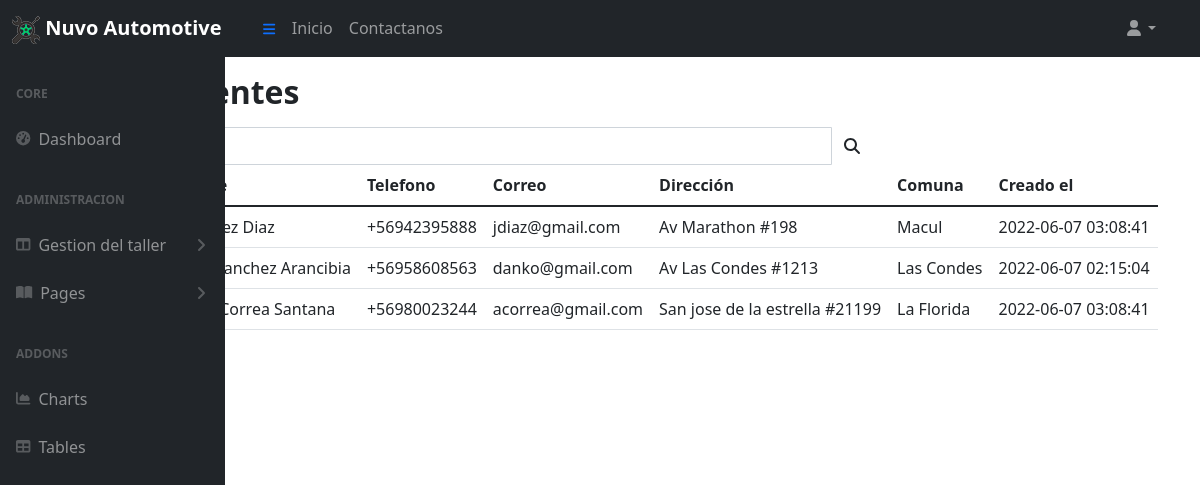
Page /admin/ViewList (signed in) on the committed database.
### tables this page shows
CREATE TABLE `client` (
  `RUT` varchar(255) NOT NULL,
  `FIRSTNAME` varchar(255) DEFAULT NULL,
  `LASTNAME` varchar(255) DEFAULT NULL,
  `SECOND_LASTNAME` varchar(255) DEFAULT NULL,
  `PHONE` varchar(255) DEFAULT NULL,
  `EMAIL` varchar(255) DEFAULT NULL,
  `ADDRESS` varchar(255) NOT NULL,
  `COMMUNE` varchar(255) NOT NULL,
  `CREATED_AT` timestamp NOT NULL DEFAULT CURRENT_TIMESTAMP,
  `UPDATED_AT` timestamp NOT NULL DEFAULT CURRENT_TIMESTAMP,
  PRIMARY KEY (`RUT`)
);

### controllers/AdminController.php (called while the page is built, shortened)
<?php
require_once('models/client.php');
class AdminController{
    public function ViewList() {
        $client = new Client();
        $clients = $client->getAll();
        require_once('views/layout/sidebar.php');
        require_once('views/admin/client/ViewList.php');
    }
}

### config/database.php (called while the page is built)
<?php
class Database {
  public static function connect() {
    $db = new mysqli('localhost', 'root', 'root', 'nuvo-automotive');
    $db->query("SET NAMES 'utf8'");
    return $db;
  }
}

### models/client.php (called while the page is built, shortened)
<?php
class Client {
private $db;
public function __construct() {
  $this->db = Database::connect();
}
public function getAll(){
    $query = "SELECT * FROM CLIENT ORDER BY RUT ASC";
    $clientes = $this->db->query ($query);
    return $clientes;
}
}
?>

### views/admin/client/ViewList.php (the view, shortened to what this page needs)
<div class="container py-3">
  <div class="row">
    <div class="col-12 col-md-9">
      <div class="mb-3">
        <h2 class="fw-bold mb-3">Lista de clientes</h2>
        <div class="clontainer">
        <div class="col-xs-3">
                    <div class="input-group">
                      <input type="text" class="form-control" placeholder="Buscar por nombre" id='q' onkeyup="load(1);">
                      <span class="input-group-btn">
                        <button class="btn btn-default" type="button" onclick='load(1);'><i class='fa fa-search'></i></button>
                      </span>
                    </div>
                </div>
        <div class="table-responsive">
          <table class="table">
            <thead>
              <tr>
                <th>RUT</th>
                <th>Nombre</th>
                <th>Telefono</th>
                <th>Correo</th>
                <th>Dirección</th>
                <th>Comuna</th>
                <th>Creado el</th>
              </tr>
            </thead>
            <tbody>
              <?php while ($client = $clients->fetch_object()): ?>
              <tr>
                <td><?= $client->RUT ?></td>
                <td><?= $client->FIRSTNAME . ' ' . $client->LASTNAME . ' ' . $client->SECOND_LASTNAME?></td>
                <td><?= $client-> PHONE?></td>
                <td><?= $client->EMAIL ?></td>
                <td><?= $client->ADDRESS ?></td>
                <td><?= $client->COMMUNE ?></td>
                <td><?= $client->CREATED_AT ?></td>
              </tr>
              <?php endwhile; ?>
            </tbody>
          </table>
        </div>
      </div>
    </div>
  </div>
</div>

### views/layout/start.php (shortened to what this page needs)
<!DOCTYPE html>
<html lang="es">
<head>
  <link rel="stylesheet" href="<?= APP_URL . 'assets/css/main.css' ?>">
</head>

### views/layout/navbar.php (shortened to what this page needs)
<nav class="navbar navbar-expand-lg navbar-dark bg-primary">
  <div class="container-fluid">
    <a href="<?= APP_URL ?>" title="Página de inicio" class="navbar-brand fw-bold">
      <img src="<?= APP_URL . 'assets/img/logo_x28.png' ?>" alt="<?= APP_NAME ?>" class="logo">
      Nuvo Automotive
    </a>
    <button class="btn btn-link btn-sm order-1 order-lg-0 ms-3 me-4 me-lg-0" id="sidebarToggle" href="#!">
      <i class="fas fa-bars"></i>
    </button>
    <div class="collapse navbar-collapse" id="navbarColor01">
      <ul class="navbar-nav me-auto mb-2 mb-lg-0">
        <li class="nav-item">
          <a href="" class="nav-link">Inicio</a>
        </li>
        <li class="nav-item">
          <a href="" class="nav-link">Contactanos</a>
        </li>
      </ul>
      <ul class="navbar-nav ms-auto mb-2 mb-lg-0">
        <?php if (isset($_SESSION['logged'])) { ?>
        <div class="nav-logout">
          <ul class="navbar-nav ms-auto ms-md-0 me-3 me-lg-4">
            <li class="nav-item dropdown">
              <a class="nav-link dropdown-toggle" id="navbarDropdown" href="#" role="button" data-bs-toggle="dropdown" aria-expanded="false"><i class="fas fa-user fa-fw"></i></a>
            </li>
          </ul>
        </div>
        <?php } else { ?>
        <li class="nav-item">
          <a href="<?= APP_URL . 'account/login' ?>" class="nav-link">Iniciar sesión</a>
        </li>
        <?php } ?>
      </ul>
    </div>
  </div>
</nav>

### index.php (shortened to what this page needs)
<?php
require_once('config/database.php');
require_once('views/layout/start.php');
require_once('views/layout/navbar.php');
if (isset($_GET['controller'])) {
  $controllerName = $_GET['controller'] . 'Controller';
} elseif (!isset($_GET['controller']) && !isset($_GET['action'])) {
  $controllerName = CONTROLLER_DEFAULT;
} else {
  Utils::showError();
  exit();
}
if (class_exists($controllerName)) {
  $controller = new $controllerName();
  if (isset($_GET['action']) && method_exists($controller, $_GET['action'])) {
    $action = $_GET['action'];
    $controller->$action();
  } elseif (!isset($_GET['controller']) && !isset($_GET['action'])) {
    $actionDefault = ACTION_DEFAULT;
    $controller->$actionDefault();
  } else {
    Utils::showError();
  }
} else {
  Utils::showError();
}
require_once('views/layout/end.php');
?>

### views/layout/sidebar.php (shortened to what this page needs)
<div class="sb-nav-fixed">
    <div id="layoutSidenav">
        <div id="layoutSidenav_nav">
            <nav class="sb-sidenav accordion sb-sidenav-dark" id="sidenavAccordion">
                <div class="sb-sidenav-menu">
                    <div class="nav">
                        <div class="sb-sidenav-menu-heading">Core</div>
                        <a class="nav-link" href=" <?= APP_URL . 'admin/dashboard' ?>">
                            <div class="sb-nav-link-icon"><i class="fas fa-tachometer-alt"></i></div>
                            Dashboard
                        </a>
                        <div class="sb-sidenav-menu-heading">Administracion</div>
                        <a class="nav-link collapsed" href="#" data-bs-toggle="collapse"
                            data-bs-target="#collapseLayouts" aria-expanded="false" aria-controls="collapseLayouts">
                            <div class="sb-nav-link-icon"><i class="fas fa-columns"></i></div>
                            Gestion del taller
                            <div class="sb-sidenav-collapse-arrow"><i class="fas fa-angle-down"></i></div>
                        </a>
                        <a class="nav-link collapsed" href="#" data-bs-toggle="collapse" data-bs-target="#collapsePages"
                            aria-expanded="false" aria-controls="collapsePages">
                            <div class="sb-nav-link-icon"><i class="fas fa-book-open"></i></div>
                            Pages
                            <div class="sb-sidenav-collapse-arrow"><i class="fas fa-angle-down"></i></div>
                        </a>
                        <div class="sb-sidenav-menu-heading">Addons</div>
                        <a class="nav-link" href="charts.html">
                            <div class="sb-nav-link-icon"><i class="fas fa-chart-area"></i></div>
                            Charts
                        </a>
                        <a class="nav-link" href="tables.html">
                            <div class="sb-nav-link-icon"><i class="fas fa-table"></i></div>
                            Tables
                        </a>
                    </div>
                </div>
            </nav>
        </div>
    </div>

### views/layout/end.php (shortened to what this page needs)
  </body>
</html>

### rows in the picture
client: SECOND_LASTNAME "Diaz", PHONE "+56942395888", EMAIL "jdiaz@gmail.com", ADDRESS "Av Marathon #198", COMMUNE "Macul", CREATED_AT "2022-06-07 03:08:41"
client: LASTNAME "Sanchez", SECOND_LASTNAME "Arancibia", PHONE "+56958608563", EMAIL "danko@gmail.com", ADDRESS "Av Las Condes #1213", COMMUNE "Las Condes", CREATED_AT "2022-06-07 02:15:04"
client: LASTNAME "Correa", SECOND_LASTNAME "Santana", PHONE "+56980023244", EMAIL "acorrea@gmail.com", ADDRESS "San jose de la estrella #21199", COMMUNE "La Florida", CREATED_AT "2022-06-07 03:08:41"
